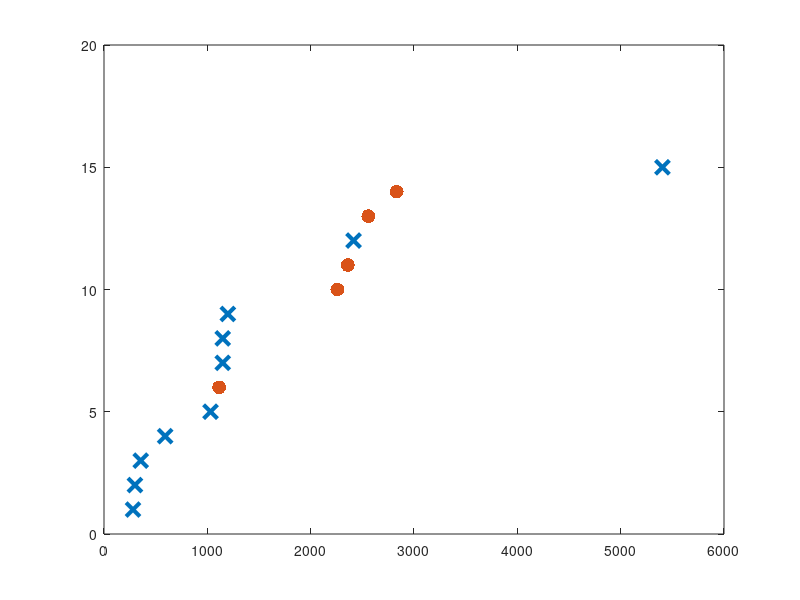

This figure's MATLAB source: (Note: this script raises an error after producing the figure.)
%% Code to produce Figure 8

%Purpose:
%Plot sensitivity parameter ranking
%Place in ranking order

%--------------------------------------------------------------------------
clear variables

%--------------------------------------------------------------------------
% IMPORT SENSITIVITY COEFFICIENT DATA
%--------------------------------------------------------------------------
load('normalised_sensitivities.mat')

%--------------------------------------------------------------------------
% ORDER SENSITIVITY COEFFICIENTS IN ASCENDING ORDER
%--------------------------------------------------------------------------
[Ranked_S_normalised,SortIdx] = sort(S_normalised,'ascend');

SandflyParamFlag = SortIdx >=11; %Indicator variable, pick out params associated with sandflies
YVal = 1:1:15; %Y values to be passed to plot function.

%%
%--------------------------------------------------------------------------------------
% PRODUCE FIGURE (Left Axis - Parameter Ranking; Paramter set ID number placed next to data point)
%---------------------------------------------------------------------------------------
fig = figure();
clf
position = [100, 100, 550, 1.25*450];
set(0, 'DefaultFigurePosition', position);
hold on


%Add markers to plot
clf
%Plot dog associated parameter sens. coefficients
p1 = plot(Ranked_S_normalised(SandflyParamFlag == 0), YVal(SandflyParamFlag == 0), 'x', 'MarkerSize', 10, 'LineWidth', 3,'DisplayName','Dog associated only');
hold on 
%Plot sandfly associated parameter sens. coefficients
p2 = plot(Ranked_S_normalised(SandflyParamFlag == 1), YVal(SandflyParamFlag == 1), '.', 'MarkerSize', 30, 'LineWidth', 3,'DisplayName','Sand fly associated');

%List parameter set IDs in reverse ranking order, as a string
YAxisLabels = cell(1,15);
for ii=1:15  
    YAxisLabels{ii} = num2str(SortIdx(ii));
end
StrArray_YAxisLabels = string(YAxisLabels);

%Text label offset parameters
MarkerLabelXOffset = 200;
LabelStartX = Ranked_S_normalised + MarkerLabelXOffset;
LabelStartY = YVal;

% Add text description to data points (number only)
LabelText = strcat(StrArray_YAxisLabels);
text(LabelStartX,LabelStartY,LabelText,'Fontsize',12)

%Set left y-axis properties, parameter ranking numbers
ylabel('Parameter ranking')
yticks(1:1:15)
yticklabels({'15','14','13','12','11','10','9','8','7','6','5','4','3','2','1'})
ylim([0.5 15.5])

%Set x-axis properties
xlabel('Sensitivity coefficient (\Upsilon_{p}^{u})')
xlim([0 6500])

%Set up legend
leg = legend([p1;p2],'Location','Southeast');
title(leg,'Parameter type')

%Set figure properties
set(gca,'Fontsize',16)
set(gca,'LineWidth',1)
box on
